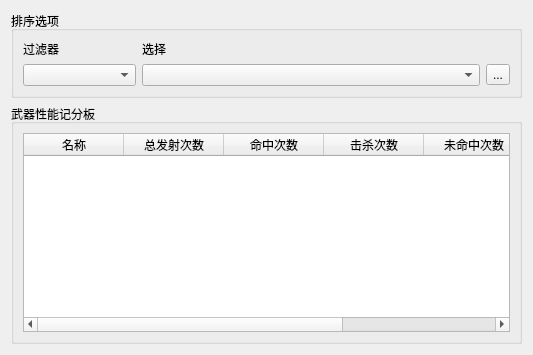
<?xml version="1.0" encoding="UTF-8"?>
<ui version="4.0">
 <class>ScoreboardDialog</class>
 <widget class="QWidget" name="ScoreboardDialog">
  <property name="geometry">
   <rect>
    <x>0</x>
    <y>0</y>
    <width>533</width>
    <height>355</height>
   </rect>
  </property>
  <property name="windowTitle">
   <string>记分板</string>
  </property>
  <property name="toolTip">
   <string/>
  </property>
  <layout class="QGridLayout" name="gridLayout">
   <item row="1" column="0">
    <widget class="QGroupBox" name="groupBox">
     <property name="title">
      <string>武器性能记分板</string>
     </property>
     <layout class="QVBoxLayout" name="verticalLayout">
      <item>
       <widget class="QTableWidget" name="mDataDisplayTable">
        <property name="contextMenuPolicy">
         <enum>Qt::CustomContextMenu</enum>
        </property>
        <attribute name="horizontalHeaderStretchLastSection">
         <bool>false</bool>
        </attribute>
        <column>
         <property name="text">
          <string>名称</string>
         </property>
        </column>
        <column>
         <property name="text">
          <string>总发射次数</string>
         </property>
        </column>
        <column>
         <property name="text">
          <string>命中次数</string>
         </property>
        </column>
        <column>
         <property name="text">
          <string>击杀次数</string>
         </property>
        </column>
        <column>
         <property name="text">
          <string>未命中次数</string>
         </property>
        </column>
        <column>
         <property name="text">
          <string>飞行中</string>
         </property>
        </column>
       </widget>
      </item>
     </layout>
    </widget>
   </item>
   <item row="0" column="0">
    <widget class="QGroupBox" name="groupBox_2">
     <property name="title">
      <string>排序选项</string>
     </property>
     <layout class="QGridLayout" name="gridLayout_2" columnstretch="2,6,1">
      <item row="1" column="0">
       <widget class="QComboBox" name="mFilterComboBox">
        <property name="minimumSize">
         <size>
          <width>69</width>
          <height>0</height>
         </size>
        </property>
       </widget>
      </item>
      <item row="0" column="1">
       <widget class="QLabel" name="label_2">
        <property name="text">
         <string>选择</string>
        </property>
       </widget>
      </item>
      <item row="1" column="1">
       <widget class="QComboBox" name="mSelectionComboBox"/>
      </item>
      <item row="0" column="0">
       <widget class="QLabel" name="label">
        <property name="text">
         <string>过滤器</string>
        </property>
       </widget>
      </item>
      <item row="1" column="2">
       <widget class="QToolButton" name="mHelperButton">
        <property name="text">
         <string>...</string>
        </property>
       </widget>
      </item>
     </layout>
    </widget>
   </item>
  </layout>
 </widget>
 <resources/>
 <connections/>
</ui>
